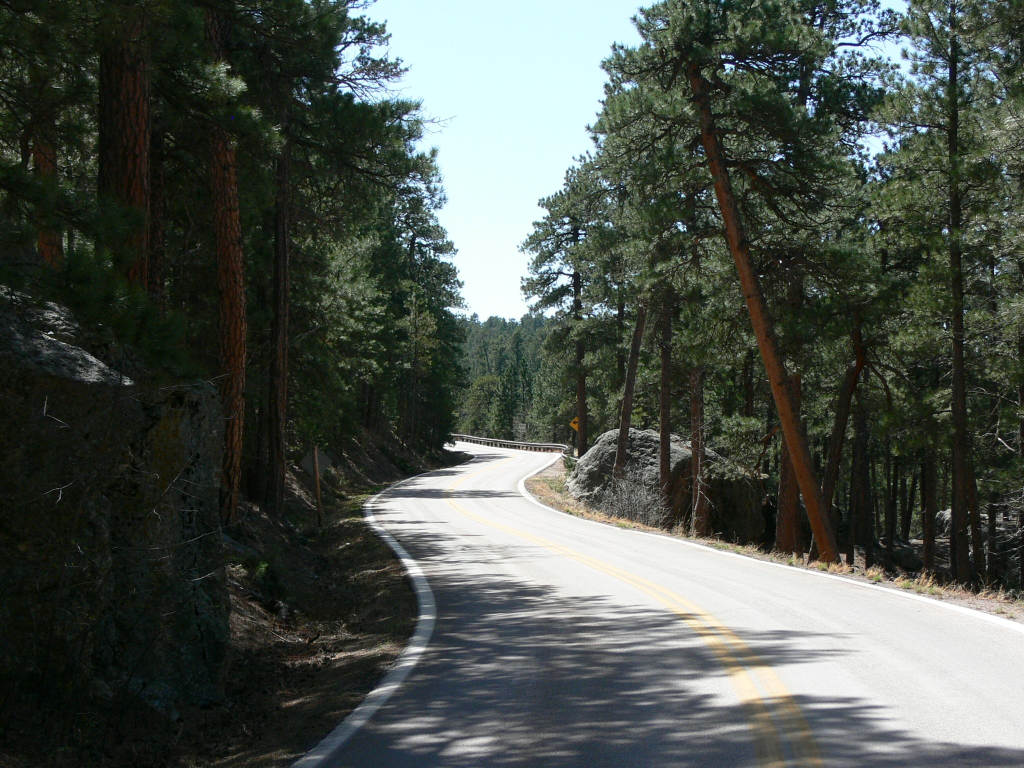
//> input picture images/s1.jpg, 2048 x 1536 px (shown at 1/2 size)
$ ./lane_detector0   (built with g++ and OpenCV 4)
//> lines starting //> are read from the running program, lines starting //| are printed output that depends on the picture; after the words box and inside, x2 and y2 are one past the last pixel; in counts of white or black regions, pixels touching at a corner belong together
### extras/lane_detector.h
#include"opencv/cv.h"
#include<opencv2/highgui/highgui.hpp>
#include<bits/stdc++.h>

using namespace std;
using namespace cv;

extern int lowThreshold;
extern int highThreshold;

int find_intersection(Vec4i l1, Vec4i l2)
{
	double m1, m2, c1, c2;

	m1=((double)l1[3]-l1[1])/((double)l1[2]-l1[0]);
	c1=(double)l1[3]-m1*l1[2];

	m2=((double)l2[3]-l2[1])/((double)l2[2]-l2[0]);
	c2=(double)l2[3]-m2*l2[2];

	double yi, xi;

	xi=(c1-c2)/(m2-m1);
	yi=m2*xi+c2;

	//if lines are parallel and on road surface but orientation not correct
	if(int(xi)<-200 || int(xi)>1200)
		return 10000;

	return (int)yi;
}

void extract_segments(Mat img_segments[], Mat img,int segments[], int n_segments)
{
	int i, cum_length=0;

	img_segments[0]=img(cv::Rect(0, 0, 1000, segments[0])).clone();
	cum_length+=segments[0];

	for(i=1;i<=n_segments-2;i++)
	{
		img_segments[i]=img(cv::Rect(0, cum_length, 1000, segments[i])).clone();
		cum_length+=segments[i];
	}

	img_segments[n_segments-1]=img(cv::Rect(0, cum_length, 1000, 1000-cum_length)).clone();
	return;
}

void merge_segments(Mat img_segments[],Mat img, int segments[], int n_segments)
{
	int i, cum_length=0;
	img_segments[0].copyTo(img(cv::Rect(0, 0, 1000, segments[0])));
	cum_length+=segments[0];

	for(i=1;i<=n_segments-2;i++)
	{
		img_segments[i].copyTo(img(cv::Rect(0, cum_length, 1000, segments[i])));
		cum_length+=segments[i];
	}

	img_segments[n_segments-1].copyTo(img(cv::Rect(0, cum_length, 1000, 1000-cum_length)));
	return;
}

Mat find_edges(Mat img)
{
	//directly in single channel
	Mat edges, img_ycrcb, shadow_rem, shadow, ycrcb_channels[3];

	// [8 lines of commented-out code are left out]


	cvtColor(img, img, CV_BGR2GRAY);
	imshow("bw", img);
	medianBlur(img, img, 9);
	//blur(img,img,Size(3,3));
	Canny( img, edges, lowThreshold, highThreshold, 3 );
	imshow("edges", edges);

	//waitKey(0);

	return edges;
}

### extras/lane_detector0.cpp
#include"opencv/cv.h"
#include<opencv2/highgui/highgui.hpp>
#include<bits/stdc++.h>
#include "lane_detector.h"

using namespace cv;
using namespace std;

int lowThreshold=70;
int highThreshold=150;

int main()
{
	//initialize important variables here
	int n_segments=5;
	int segments[5]={75, 140, 215, 250, 320};
	Mat img_segments[5];
	std::stringstream window_name;

	cv::Mat img=cv::imread("images/s1.jpg", CV_LOAD_IMAGE_COLOR);
//> img is the input picture: 1536 rows x 2048 cols, CV_8UC3; mean B, G, R 76, 82.6, 76.1
	cv::resize(img, img, cv::Size(1000,1000));
//> img: 1000 rows x 1000 cols, CV_8UC3
	imshow("lanes", img);

	int max_lowThreshold=500, max_highThreshold=500;
	namedWindow("Edge threshold", CV_WINDOW_AUTOSIZE);
	createTrackbar( "Min Threshold:", "Edge threshold", &lowThreshold, max_lowThreshold);
	createTrackbar( "Max Threshold:", "Edge threshold", &highThreshold, max_highThreshold);

	Mat edges;
	while(true)
	{
		edges=find_edges(img);
//> in find_edges, `Canny( img, edges, lowThreshold, highThreshold, 3 );`:
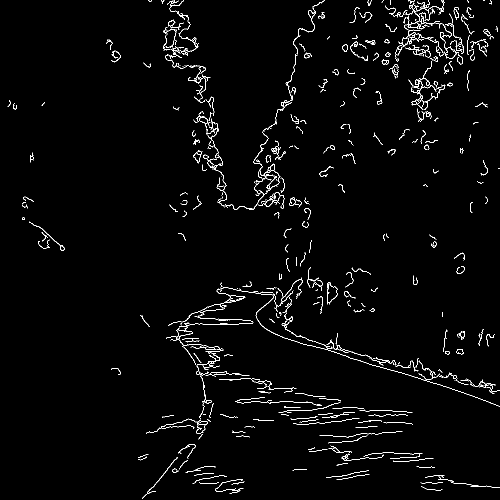
//> edges: 1000 rows x 1000 cols, CV_8UC1 (shown at 1/2 size); 2.1% white in thin lines or dots
		imshow("edges", edges);

		char c=(char)waitKey(10);
//> the 'q' key is pressed
		if(c=='q')
			break;
	}

	extract_segments(img_segments, edges, segments, n_segments);
//> in extract_segments, `img_segments[0]=img(cv::Rect(0, 0, 1000, segments[0])).clone();`:
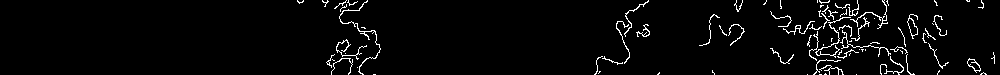
//> img_segments: 75 rows x 1000 cols, CV_8UC1; 3.3% white in thin lines or dots, all inside (x1, y1, x2, y2) = (297, 0, 995, 75)
//> in extract_segments, `cum_length+=segments[0];`: cum_length = 75
//> the loop in extract_segments, `for(i=1;i<=n_segments-2;i++)` made 3 passes
//> cum_length on passes 1 to 3: 215, 430, 680
//> after the loop in extract_segments, `for(i=1;i<=n_segments-2;i++)`: cum_length = 680
//> img_segments[1]: 140 rows x 1000 cols, CV_8UC1; 3.1% white in thin lines or dots
//> img_segments[2]: 215 rows x 1000 cols, CV_8UC1; 1.8% white in thin lines or dots
//> img_segments[3]: 250 rows x 1000 cols, CV_8UC1; 1.5% white in thin lines or dots
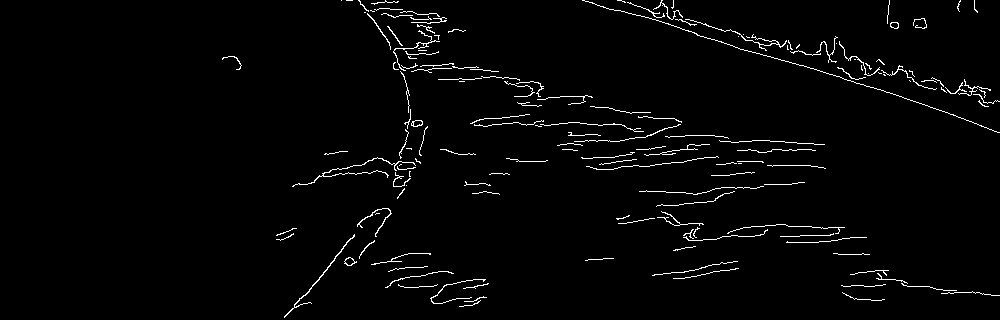
//> img_segments[4]: 320 rows x 1000 cols, CV_8UC1; 2.2% white in thin lines or dots, all inside (x1, y1, x2, y2) = (222, 0, 1000, 318)
	edges=imread("images/alpha.png", 0);
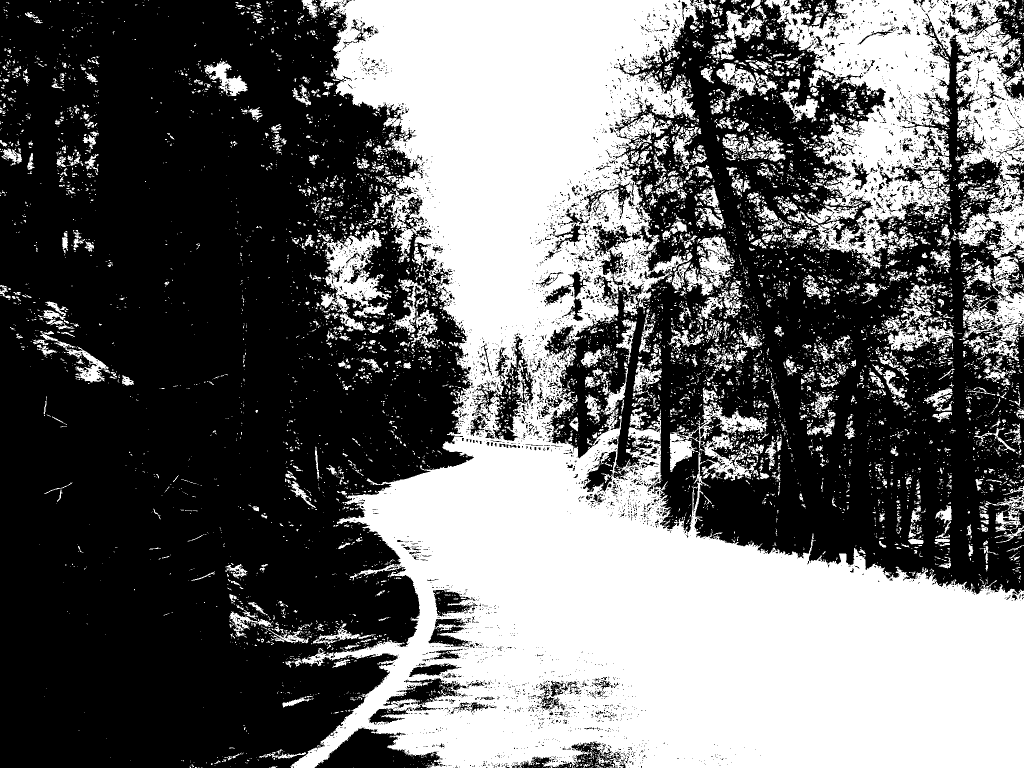
//> input picture images/alpha.png, 2048 x 1536 px (shown at 1/2 size)
//> edges: 1536 rows x 2048 cols, CV_8UC1; 41.9% white; 8608 white regions (7391 under 20 px), largest, box (x1, y1, x2, y2) and area: (581, 0, 2048, 1536) 980830, (1528, 0, 2048, 722) 136943, (642, 458, 782, 636) 11019

	int i, j, k;

	// [10 lines of commented-out code are left out]

	vector<Vec4i> lines[n_segments];
	int hough_threshold[5]={30, 30, 40, 50, 50};
	int hough_minLineLength[5]={20, 25, 25, 30, 50};
	for(i=0; i<n_segments ;i++)
		HoughLinesP(img_segments[i], lines[i], 1, CV_PI/180, hough_threshold[i], hough_minLineLength[i], 50 );

  	Mat line_segments[n_segments];
  	Mat empty=img-img;
//> empty: 1000 rows x 1000 cols, CV_8UC3; every value is 0
  	extract_segments(line_segments, empty, segments, n_segments);
//> in extract_segments (call 2), `img_segments[0]=img(cv::Rect(0, 0, 1000, segments[0])).clone();`: img_segments: 75 rows x 1000 cols, CV_8UC3; every value is 0
//> the loop in extract_segments (call 2), `for(i=1;i<=n_segments-2;i++)` made 3 passes


  	for(i=0;i<n_segments;i++)
  		for(j=0;j<lines[i].size();j++)
  		{
  			Vec4i l = lines[i][j];
  			line( line_segments[i], Point(l[0], l[1]), Point(l[2], l[3]), Scalar(0,0,255), 3, CV_AA);
  		}


  	// [7 lines of commented-out code are left out]


  	Mat line=img-img;
  	merge_segments(line_segments, line, segments, n_segments);
//> in merge_segments, `cum_length+=segments[0];`: cum_length = 75
//> the loop in merge_segments, `for(i=1;i<=n_segments-2;i++)` made 3 passes
//> after the loop in merge_segments, `for(i=1;i<=n_segments-2;i++)`:
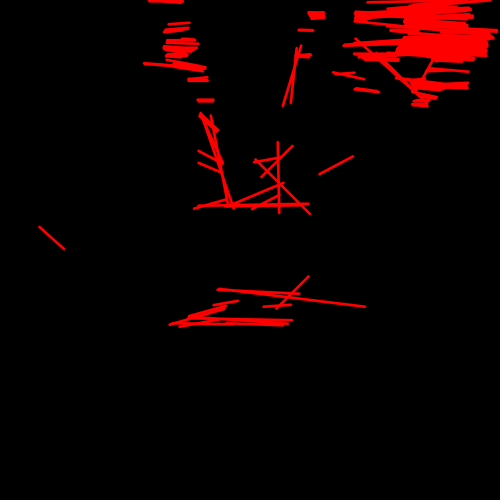
//> img: 1000 rows x 1000 cols, CV_8UC3 (shown at 1/2 size); mean B, G, R 0, 0, 13.5
//> after the loop in merge_segments, `for(i=1;i<=n_segments-2;i++)`: cum_length = 680
//> in merge_segments, `img_segments[n_segments-1].copyTo(img(cv::Rect(0, cum_length, 1000, 10..`: img: 1000 rows x 1000 cols, CV_8UC3; 3.46% of pixels changed, all inside (x1, y1, x2, y2) = (286, 680, 1000, 996)
  	imshow("detected lines",line);

  	for(i=0;i<n_segments;i++)
  		cout<<"#lines for "<<i<<": "<<lines[i].size()<<endl;

  	int vanish_row_vote[2000]={0};

  	int cum_sum=1000;
  	for(i=4;i>=3;i--)
  	{
  		cum_sum-=segments[i];
  		for(j=0;j<lines[i].size();j++)
  			for(k=0;k<lines[i].size();k++)
  			{
  				if(j==k)
  					continue;

  				int vanish_row=find_intersection(lines[i][j], lines[i][k])+cum_sum;

  				// [11 lines of commented-out code are left out]

  				if(vanish_row>-1000 && vanish_row<1000)
  					vanish_row_vote[1000-vanish_row]++;
  			}
  	}

  	int current_votes=0;
  	int max_votes=-1, max_i=-1;
  	for(i=0;i<50;i++)
  		current_votes+=vanish_row_vote[i];

  	for(i=50;i<2000;i++)
  	{
  		current_votes+=vanish_row_vote[i];
  		current_votes-=vanish_row_vote[i-50];

  		if(current_votes>=max_votes)
  		{
  			max_votes=current_votes;
  			max_i=i;
  		}

  		//cout<<i<<" "<<current_votes<<endl;
  	}

  	int vanish_row=max_i-25;

  	cout<<"Vanishing row: "<<vanish_row<<" with votes: "<<max_votes<<endl;

  	Mat output(1200, 1000, CV_8UC3, Scalar(0));
  	line.copyTo(output(cv::Rect(0, 200, 1000, 1000)));
  	cv::line( output, Point(0, 1200-vanish_row), Point(1000, 1200-vanish_row), Scalar(255,0,0), 10, CV_AA, 0);
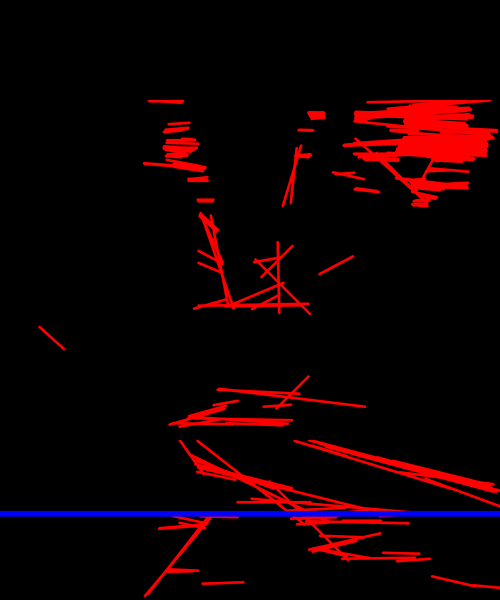
//> output: 1200 rows x 1000 cols, CV_8UC3 (shown at 1/2 size); mean B, G, R 2.4, 0, 17
  	//line( output, Point(0, 1000-vanish_row), Point(1000, 1000-vanish_row), Scalar(255,0,0), 10, CV_AA);


  	imshow("output", output);

  	Mat lanes(1000, 1000, CV_8UC3, Scalar(0));
  	Mat lanes_segments[n_segments];
  	extract_segments(lanes_segments, lanes, segments, n_segments);

  	cum_sum=1000;
  	for(i=4;i>=2;i--)
  	{
  		cum_sum-=segments[i];
  		for(j=0;j<lines[i].size();j++)
  			for(k=0;k<lines[i].size();k++)
  			{
  				if(j==k)
  					continue;

  				int vanishRow=find_intersection(lines[i][j], lines[i][k])+cum_sum;

  				if(1000-vanishRow>= vanish_row-20 && 1000-vanishRow<= vanish_row+20)
  				{
  					if(i==4)
  						cout<<"yay"<<j<<endl;


  					cv::line( lanes_segments[i], Point(lines[i][j][0], lines[i][j][1]), Point(lines[i][j][2], lines[i][j][3]), Scalar(255,0,0), 3, CV_AA, 0);
  					cv::line( lanes_segments[i], Point(lines[i][k][0], lines[i][k][1]), Point(lines[i][k][2], lines[i][k][3]), Scalar(255,0,0), 3, CV_AA, 0);
  					// [9 lines of commented-out code are left out]

  				}
  			}
  	}
  	merge_segments(lanes_segments, lanes, segments, n_segments);

  	for(i=1000-vanish_row;i>=0;i--)
  		for(j=0;j<img.cols;j++)
  			lanes.at<Vec3b>(i, j)={0, 0, 0};
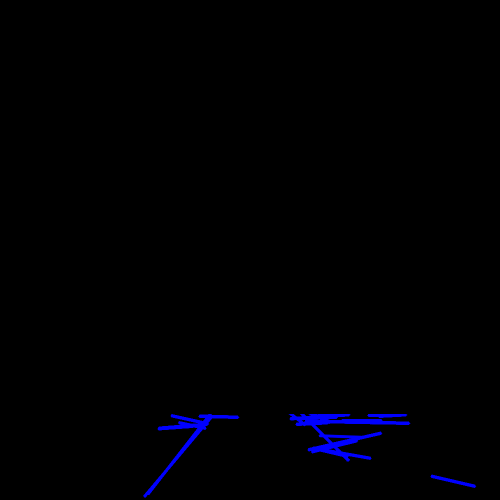
//> lanes: 1000 rows x 1000 cols, CV_8UC3 (shown at 1/2 size); mean B, G, R 2.8, 0, 0

  	for(i=0;i<img.rows;i++)
  		for(j=0;j<img.cols;j++)
  			if(lanes.at<Vec3b>(i, j)[0]==255)
  				img.at<Vec3b>(i, j)={255, 0, 0};


  	imshow("yay", img);
  	imshow("wohoo!", lanes);

	imshow("edges", edges);
	waitKey(0);

	return 0;
}
